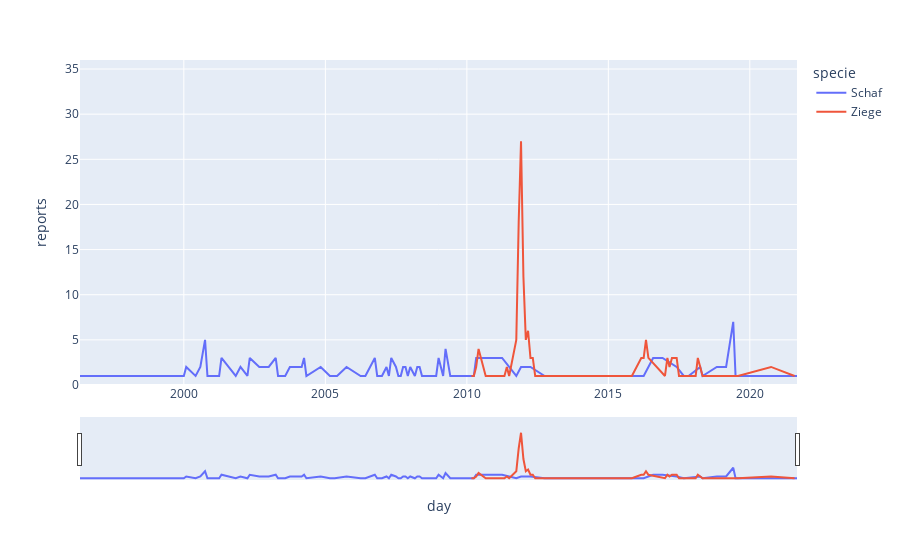

Notebook code for this chart:
### Markdown cell above
## Disease co-ocurrence: Chlamydienabort
https://www.blv.admin.ch/blv/fr/home/tiere/tierseuchen/uebersicht-seuchen/alle-tierseuchen/chlamydienabort-der-schafe-und-ziegen.html

### Code cell
# Candidates: Coxiellose, Campylobacteriose, Listeriose, Pseudotuberkulose der Schafe und Ziegen
# Interesting :Tollwut
# SUPER_ CURIOUS: Maedi-Visna

#epidemic = "Chlamydienabort der Schafe und Ziegen"
epidemic = "Maedi-Visna"
relevant_animals = diseases[(diseases.epidemics == epidemic) & (diseases.reports > 20)].specie
subset = dff[(dff.epidemics == epidemic) & (dff.specie.isin(relevant_animals))]

fig = px.line(subset, x="day", y="reports", color="specie", range_y=[0, int(max(subset.reports)*1.3)+1], range_x=[min(subset.day), max(subset.day)])
        
fig.update_xaxes(rangeslider_visible=True)
fig.show()

### Figure 1 — Plotly figure (JSON) as saved in the notebook; plotly's stock layout.template omitted (floating-point values rounded to 4 significant figures)
{"data": [{"hovertemplate": "specie=Schaf<br>day=%{x}<br>reports=%{y}<extra></extra>", "legendgroup": "Schaf", "line": {"color": "#636efa", "dash": "solid"}, "marker": {"symbol": "circle"}, "mode": "lines", "name": "Schaf", "orientation": "v", "showlegend": true, "type": "scatter", "x": ["2021-09-01T00:00:00", "2021-05-01T00:00:00", "2021-02-01T00:00:00", "2020-10-01T00:00:00", "2020-05-01T00:00:00", "2020-04-01T00:00:00", "2019-10-01T00:00:00", "2019-07-01T00:00:00", "2019-06-01T00:00:00", "2019-03-01T00:00:00", "2018-11-01T00:00:00", "2018-05-01T00:00:00", "2018-04-01T00:00:00", "2017-11-01T00:00:00", "2017-09-01T00:00:00", "2017-06-01T00:00:00", "2016-12-01T00:00:00", "2016-08-01T00:00:00", "2016-04-01T00:00:00", "2016-02-01T00:00:00", "2016-01-01T00:00:00", "2014-10-01T00:00:00", "2014-08-01T00:00:00", "2014-04-01T00:00:00", "2014-01-01T00:00:00", "2013-11-01T00:00:00", "2013-05-01T00:00:00", "2013-04-01T00:00:00", "2012-12-01T00:00:00", "2012-10-01T00:00:00", "2012-04-01T00:00:00", "2011-12-01T00:00:00", "2011-10-01T00:00:00", "2011-04-01T00:00:00", "2010-05-01T00:00:00", "2010-04-01T00:00:00", "2010-02-01T00:00:00", "2009-12-01T00:00:00", "2009-09-01T00:00:00", "2009-06-01T00:00:00", "2009-04-01T00:00:00", "2009-03-01T00:00:00", "2009-01-01T00:00:00", "2008-12-01T00:00:00", "2008-10-01T00:00:00", "2008-07-01T00:00:00", "2008-06-01T00:00:00", "2008-05-01T00:00:00", "2008-04-01T00:00:00", "2008-03-01T00:00:00", "2008-01-01T00:00:00", "2007-12-01T00:00:00", "2007-11-01T00:00:00", "2007-10-01T00:00:00", "2007-09-01T00:00:00", "2007-08-01T00:00:00", "2007-07-01T00:00:00", "2007-05-01T00:00:00", "2007-04-01T00:00:00", "2007-03-01T00:00:00", "2007-01-01T00:00:00", "2006-11-01T00:00:00", "2006-10-01T00:00:00", "2006-06-01T00:00:00", "2006-05-01T00:00:00", "2006-04-01T00:00:00", "2005-10-01T00:00:00", "2005-06-01T00:00:00", "2005-05-01T00:00:00", "2005-03-01T00:00:00", "2004-11-01T00:00:00", "2004-05-01T00:00:00", "2004-04-01T00:00:00", "2004-03-01T00:00:00", "2003-10-01T00:00:00", "2003-08-01T00:00:00", "2003-07-01T00:00:00", "2003-06-01T00:00:00", "2003-05-01T00:00:00", "2003-04-01T00:00:00", "2003-01-01T00:00:00", "2002-09-01T00:00:00", "2002-05-01T00:00:00", "2002-04-01T00:00:00", "2002-01-01T00:00:00", "2001-11-01T00:00:00", "2001-05-01T00:00:00", "2001-04-01T00:00:00", "2001-03-01T00:00:00", "2001-02-01T00:00:00", "2001-01-01T00:00:00", "2000-11-01T00:00:00", "2000-10-01T00:00:00", "2000-08-01T00:00:00", "2000-06-01T00:00:00", "2000-02-01T00:00:00", "2000-01-01T00:00:00", "1999-04-01T00:00:00", "1999-03-01T00:00:00", "1998-03-01T00:00:00", "1997-12-01T00:00:00", "1997-07-01T00:00:00", "1997-05-01T00:00:00", "1997-04-01T00:00:00", "1996-06-01T00:00:00", "1996-05-01T00:00:00"], "xaxis": "x", "y": [1, 1, 1, 1, 1, 1, 1, 1, 7, 2, 2, 1, 2, 1, 1, 2, 3, 3, 1, 1, 1, 1, 1, 1, 1, 1, 1, 1, 1, 1, 2, 2, 1, 3, 3, 1, 1, 1, 1, 1, 4, 1, 3, 1, 1, 1, 1, 2, 2, 1, 2, 1, 2, 2, 1, 1, 2, 3, 1, 2, 1, 1, 3, 1, 1, 1, 2, 1, 1, 1, 2, 1, 3, 2, 2, 1, 1, 1, 1, 3, 2, 2, 3, 1, 2, 1, 3, 1, 1, 1, 1, 1, 5, 2, 1, 2, 1, 1, 1, 1, 1, 1, 1, 1, 1, 1], "yaxis": "y"}, {"hovertemplate": "specie=Ziege<br>day=%{x}<br>reports=%{y}<extra></extra>", "legendgroup": "Ziege", "line": {"color": "#EF553B", "dash": "solid"}, "marker": {"symbol": "circle"}, "mode": "lines", "name": "Ziege", "orientation": "v", "showlegend": true, "type": "scatter", "x": ["2021-08-01T00:00:00", "2020-10-01T00:00:00", "2019-08-01T00:00:00", "2018-05-01T00:00:00", "2018-04-01T00:00:00", "2018-03-01T00:00:00", "2018-02-01T00:00:00", "2018-01-01T00:00:00", "2017-07-01T00:00:00", "2017-06-01T00:00:00", "2017-05-01T00:00:00", "2017-04-01T00:00:00", "2017-03-01T00:00:00", "2017-02-01T00:00:00", "2017-01-01T00:00:00", "2016-06-01T00:00:00", "2016-05-01T00:00:00", "2016-04-01T00:00:00", "2016-03-01T00:00:00", "2015-11-01T00:00:00", "2015-06-01T00:00:00", "2013-10-01T00:00:00", "2012-11-01T00:00:00", "2012-10-01T00:00:00", "2012-09-01T00:00:00", "2012-08-01T00:00:00", "2012-06-01T00:00:00", "2012-05-01T00:00:00", "2012-04-01T00:00:00", "2012-03-01T00:00:00", "2012-02-01T00:00:00", "2012-01-01T00:00:00", "2011-12-01T00:00:00", "2011-11-01T00:00:00", "2011-10-01T00:00:00", "2011-07-01T00:00:00", "2011-06-01T00:00:00", "2011-05-01T00:00:00", "2011-04-01T00:00:00", "2010-11-01T00:00:00", "2010-09-01T00:00:00", "2010-06-01T00:00:00", "2010-05-01T00:00:00", "2010-04-01T00:00:00", "2010-03-01T00:00:00"], "xaxis": "x", "y": [1, 2, 1, 1, 2, 3, 1, 1, 1, 3, 3, 3, 2, 3, 1, 3, 5, 3, 3, 1, 1, 1, 1, 1, 1, 1, 1, 3, 3, 6, 5, 12, 27, 18, 5, 1, 2, 1, 1, 1, 1, 4, 2, 1, 1], "yaxis": "y"}], "layout": {"legend": {"title": {"text": "specie"}, "tracegroupgap": 0}, "margin": {"t": 60}, "xaxis": {"anchor": "y", "domain": [0, 1], "range": ["1996-05-01T00:00:00", "2021-09-01T00:00:00"], "rangeslider": {"visible": true}, "title": {"text": "day"}}, "yaxis": {"anchor": "x", "domain": [0, 1], "range": [0, 36], "title": {"text": "reports"}}}}
